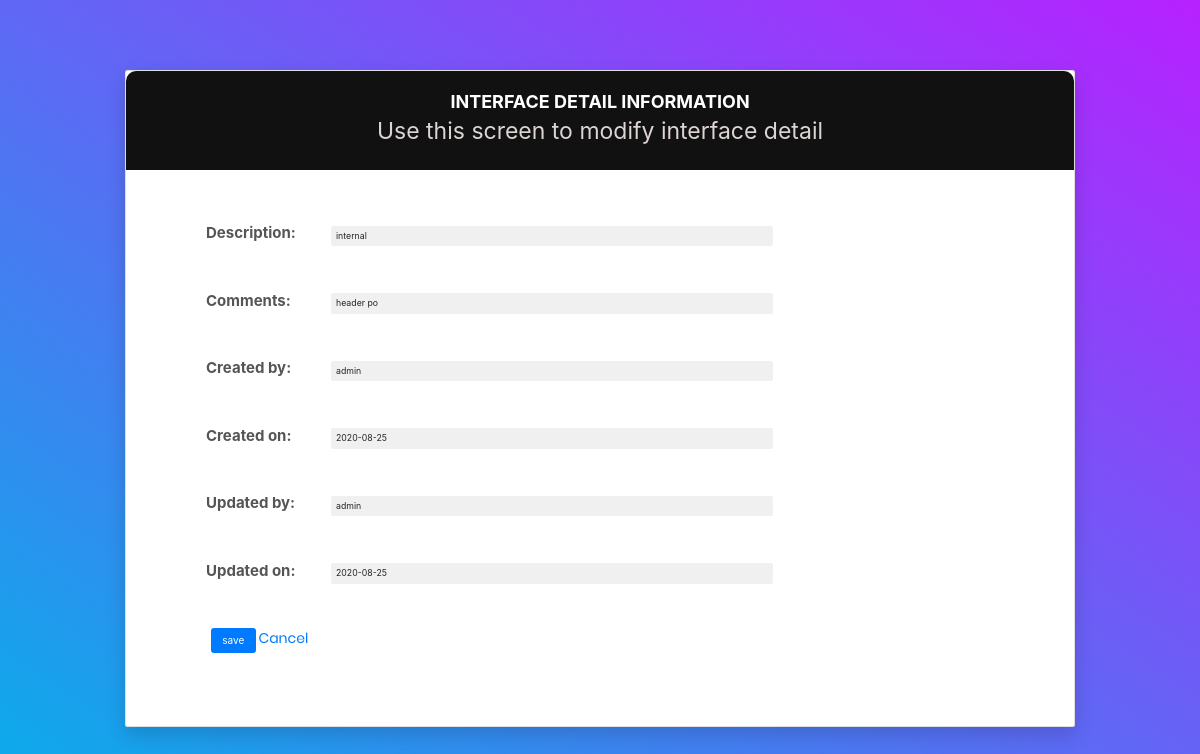
The app's page /detail_modify/7 (signed in) with its own data.
### app_1/models.py (models this page shows)
class InterfaceDetail(models.Model):
    interface=models.ForeignKey(Interface,on_delete=models.CASCADE,null=True)
    description=models.CharField(max_length=50)
    comments=models.CharField(max_length=50)
    created_by=models.ForeignKey(User,on_delete=models.CASCADE)
    created_on=models.DateField(blank=True,null=True)
    updated_by=models.ForeignKey(User,blank=True,null=True,on_delete=models.CASCADE,related_name='update_by')
    updated_on=models.DateField(blank=True,null=True,)

### app_1/views.py (the view, shortened to what this page needs)
# urls.py: path('detail_modify/<int:detail_modify>',views.detail_modify,name='detail_modify'),
@login_required(login_url='login')
def detail_modify(request,detail_modify):
    interface = get_object_or_404(InterfaceDetail,pk=detail_modify)
    if request.method=="GET":
        form=InterfacedetailForm()
        form.fields['description'].initial = interface.description
        form.fields['comments'].initial = interface.comments
        form.fields['created_by'].initial = request.user.username
        form.fields['created_on'].initial = interface.created_on
        form.fields['updated_by'].initial = request.user.username
        form.fields['updated_on'].initial = interface.created_on
        return render(request,'detail_modify.html',{'form':form,'id':interface.id})

### app_1/forms.py
class InterfacedetailForm(forms.ModelForm):
    class Meta:
        model = InterfaceDetail
        fields = ('description','comments','created_by','created_on','updated_by','updated_on')
        widgets = {'created_by': forms.TextInput(attrs={'readonly':'readonly','class':'form-control-sm col-sm-8','style':'border:none; background-color:#F0F0F0'}),'updated_by': forms.TextInput(attrs={'readonly':'readonly','class':'form-control-sm col-sm-8','style':'border:none; background-color:#F0F0F0'}),'updated_on': forms.TextInput(attrs={'readonly':'readonly','class':'form-control-sm col-sm-8','style':'border:none; background-color:#F0F0F0'}),'created_on':forms.TextInput(attrs={'readonly':'readonly','class':'form-control-sm col-sm-8','style':'border:none; background-color:#F0F0F0'}),
        'description': forms.TextInput(attrs={'class':'form-control-sm col-sm-8','style':'border:none; background-color:#F0F0F0'}),'comments': forms.TextInput(attrs={'class':'form-control-sm col-sm-8','style':'border:none; background-color:#F0F0F0'}),}

### app_1/templates/detail_modify.html (shortened to what this page needs)
{% extends 'base.html' %}
{% load static %}
{% load widget_tweaks %}
{% block content %}
    <div class="page-wrapper bg-gra-03 p-t-45 p-b-50">
        <div class="wrapper wrapper--w790">
            <div class="card card-5" >
                <div class="card-heading">
                    <h2 class="title">Interface Detail Information</h2>
                    <h2 class="title2" >Use this screen to modify interface detail</h2>
                </div>
                <div class="card-body" >
                    <form method="POST">
                      {% for field in form %}
                        <div class="form-row">
                            <div class="name">{{field.label_tag}}</div>
                            <div class="value">
                                <div class="input-group">
                                  {{field}}
                                </div>
                            </div>
                        </div>
                      {% endfor %}
                        <div>
                            <button class="btn btn-primary " type="submit">&nbsp;save&nbsp;</button>
                            <a href="{% url 'interface_detail' id %}"  >Cancel</a>
                        </div>
                    </form>
                </div>
            </div>
        </div>
    </div>
{% endblock %}

### static/css/main.css (style rules this page uses)
* { margin: 0px; padding: 0px; box-sizing: border-box; }
body, html { height: 100%; font-family: Poppins-Regular, sans-serif; }
a { font-family: Poppins-Regular; font-size: 14px; line-height: 1.7; color: #666666; margin: 0px; transition: all 0.4s; -webkit-transition: all 0.4s; -o-transition: all 0.4s; -moz-transition: all 0.4s; }
h1,h2,h3,h4,h5,h6 { margin: 0px; }
input { outline: none; border: none; }
label { display: block; margin: 0; }
button { outline: none !important; border: none; background: transparent; }

### static/css1/main.css (style rules this page uses)
.form-row { display: -webkit-box; display: -webkit-flex; display: -moz-box; display: -ms-flexbox; display: flex; -webkit-flex-wrap: wrap; -ms-flex-wrap: wrap; flex-wrap: wrap; -webkit-box-align: center; -webkit-align-items: center; -moz-box-align: center; -ms-flex-align: center; align-items: center; margin-bottom: 40px; }
.form-row .name { width: 125px; color: #555; font-size: 15px; font-weight: 700; }
.form-row .value { width: -webkit-calc(100% - 125px); width: -moz-calc(100% - 125px); width: calc(100% - 125px); }
html { -webkit-box-sizing: border-box; -moz-box-sizing: border-box; box-sizing: border-box; }
* { padding: 0; margin: 0; }
*, *:before, *:after { -webkit-box-sizing: inherit; -moz-box-sizing: inherit; box-sizing: inherit; }
body, h1, h2, h3, h4, h5, h6, blockquote, p, pre, dl, dd, ol, ul, figure, hr, fieldset, legend { margin: 0; padding: 0; }
button { outline: none; background: none; border: none; }
.page-wrapper { min-height: 100vh; }
body { font-family: "Open Sans", "Arial", "Helvetica Neue", sans-serif; font-weight: 400; font-size: 14px; }
h1, h2, h3, h4, h5, h6 { font-weight: 400; }
h2 { font-size: 30px; }
.bg-gra-03 { background: -webkit-gradient(linear, left bottom, right top, from(#08aeea), to(#b721ff)); background: -webkit-linear-gradient(bottom left, #08aeea 0%, #b721ff 100%); background: -moz-linear-gradient(bottom left, #08aeea 0%, #b721ff 100%); background: -o-linear-gradient(bottom left, #08aeea 0%, #b721ff 100%); background: linear-gradient(to top right, #08aeea 0%, #b721ff 100%); }
.p-t-45 { padding-top: 45px; }
.p-b-50 { padding-bottom: 50px; }
.wrapper { margin: 0 auto; }
.wrapper--w790 { max-width: 790px; }
.btn { display: inline-block; line-height: 50px; padding: 0 50px; -webkit-transition: all 0.4s ease; -o-transition: all 0.4s ease; -moz-transition: all 0.4s ease; transition: all 0.4s ease; cursor: pointer; font-size: 15px; text-transform: lowercase; font-weight: 700; color: #fff; font-family: inherit; }
.title { font-size: 18px; text-transform: uppercase; font-weight: 650; text-align: center; color:white; }
.title2 { font-size: 23px; font-weight: 400; text-align: center; color:rgb(221, 212, 212); }
.card { -webkit-border-radius: 3px; -moz-border-radius: 3px; border-radius: 3px; background: white }
.card-5 { background: white; -webkit-border-radius: 10px; -moz-border-radius: 10px; border-radius: 10px; -webkit-box-shadow: 0px 8px 20px 0px rgba(0, 0, 0, 0.15); -moz-box-shadow: 0px 8px 20px 0px rgba(0, 0, 0, 0.15); box-shadow: 0px 8px 20px 0px rgba(0, 0, 0, 0.15); }
.card-5 .card-heading { padding: 20px 0; background: rgb(17, 17, 17); -webkit-border-top-left-radius: 10px; -moz-border-radius-topleft: 10px; border-top-left-radius: 10px; -webkit-border-top-right-radius: 10px; -moz-border-radius-topright: 10px; border-top-right-radius: 10px; }
.card-5 .card-body { padding: 52px 85px; padding-bottom: 73px; }
* { box-sizing: border-box; }
body { font-family: "Open Sans", sans-serif; color: #666; }
.wrapper { padding: 5px; max-width: 960px; width: 95%; margin: 20px auto; }

### records on screen
InterfaceDetail: form "internal" "header po" "admin" "2020-08-25" "admin" "2020-08-25"

### other values on screen
{{ field.label_tag }} "Description:" "Comments:" "Created by:" "Created on:" "Updated by:" "Updated on:"
